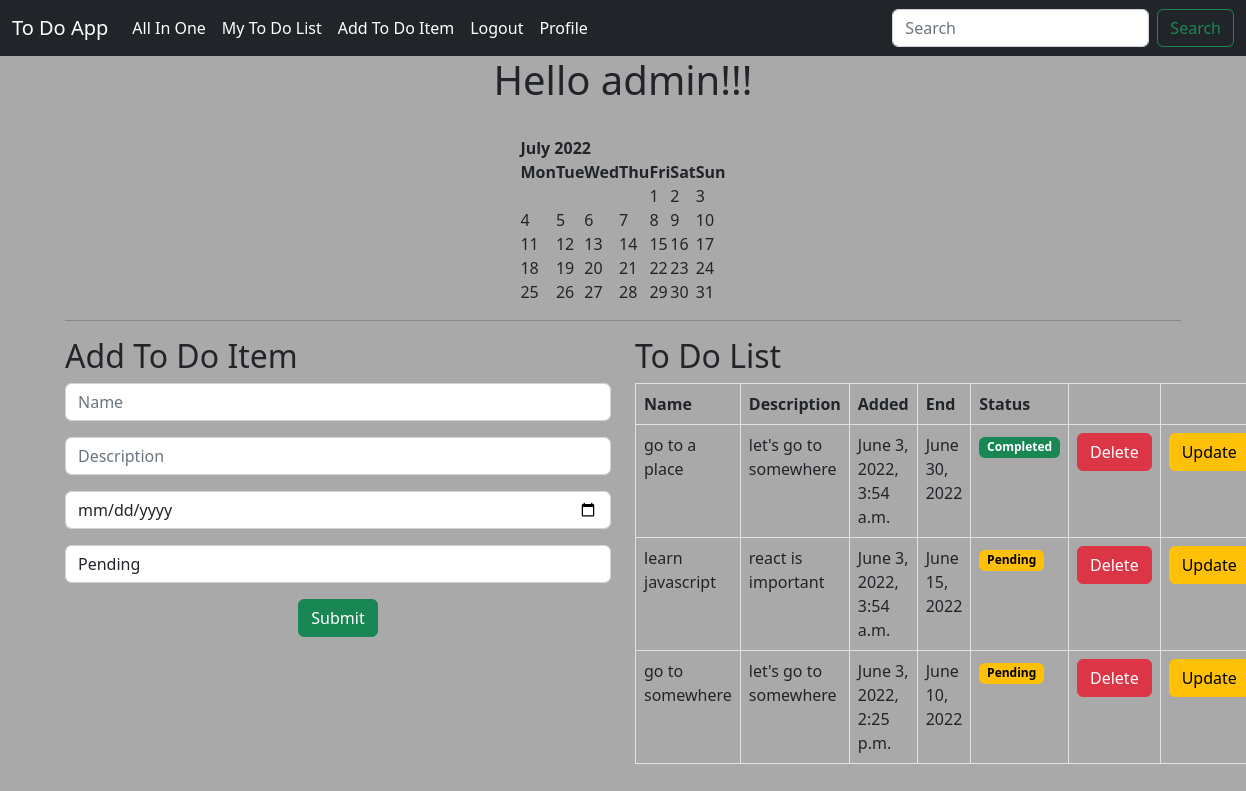
The page /all_in_one (signed in) on the database its author committed.
### to_do_app/models.py (models this page shows, shortened)
class ToDoList(models.Model):
    user = models.ForeignKey(User, on_delete=models.CASCADE, blank=False, null=False)
    name = models.CharField(max_length=100, blank=False, null=False)
    description = models.TextField(blank=True, null=True)
    date_added = models.DateTimeField()
    date_end = models.DateField()
    Completed = "Completed"
    Pending = "Pending"
    status_choices = [
        (Completed, "Completed"),
        (Pending, "Pending")
    ]
    status = models.CharField(choices=status_choices, max_length=10, default=Pending)

### to_do_app/views.py (the view)
# urls.py: path("all_in_one", views.all_in_one, name="all_in_one"),
def all_in_one(request):
    year = datetime.datetime.now().year
    month = datetime.datetime.now().month
    cal = HTMLCalendar().formatmonth(year, month)
    if request.method == "POST":
        form = ToDoListForm(request.POST)
        if form.is_valid():
            item = form.save(commit=False)
            item.user = request.user
            item.date_added = datetime.datetime.now()
            item.save()
            return redirect("all_in_one")
    else:
        form = ToDoListForm()
    if request.user.is_authenticated:
        items = ToDoList.objects.filter(user=request.user)
    else:
        items = []
    return render(request, "all_in_one.html", {
        "calendar": cal,
        "form": form,
        "items": items,
    })

### to_do_app/forms.py
class ToDoListForm(ModelForm):
    class Meta:
        model = ToDoList
        fields = ["name", "description", "date_end", "status"]
        labels = {
            "name": "",
            "description": "",
            "date_end": "",
            "status": ""
        }
        widgets = {
            "name": forms.TextInput(attrs={"class": "form-control", "placeholder": "Name"}),
            "description": forms.TextInput(attrs={"class": "form-control", "placeholder": "Description"}),
            "date_end": forms.DateInput(attrs={"class": "form-control", "placeholder": "Date End", "type": "date"}),
            "status": forms.Select(attrs={"class": "form-control"})
        }

### to_do_app/templates/all_in_one.html (shortened to what this page needs)
{% extends 'base.html' %}
{% block content %}
<div class="container">
    {% if user.is_authenticated %}
    <div class="row justify-content-center">
        <div class="col">
            <center>
                <h1>Hello {{ user }}!!!</h1>
                <br>
                {{ calendar|safe }}
            </center>
        </div>
    </div>
    <hr>
    <div class="row justify-content-center">
        <div class="col-6">
            <h2>Add To Do Item</h2>
            <form action="" method="post">
                {{ form.as_p }}
                <center>
                    <button type="submit" class="btn btn-success">Submit</button>
                </center>
            </form>
        </div>
        <div class="col-6">
            <h2>To Do List</h2>
            <table class="table table-bordered">
                <thead>
                <tr>
                    <th>Name</th>
                    <th>Description</th>
                    <th>Added</th>
                    <th>End</th>
                    <th>Status</th>
                    <th></th>
                    <th></th>
                </tr>
                </thead>
                {% for item in items %}
                <tr>
                    <td>
                        {{ item.name }}
                    </td>
                    <td>
                        {{ item.description }}
                    </td>
                    <td>
                        {{ item.date_added }}
                    </td>
                    <td>
                        {{ item.date_end }}
                    </td>
                    <td>
                        {% if item.status == 'Completed' %}
                        <span class="badge text-bg-success">{{ item.status }}</span>
                        {% else %}
                        <span class="badge text-bg-warning">{{ item.status }}</span>
                        {% endif %}
                    </td>
                    <td>
                        <a href="{% url 'delete_to_do_item' item.id %}">
                            <button type="button" class="btn btn-danger">Delete</button>
                        </a>
                    </td>
                    <td>
                        <a href="{% url 'update_to_do_item' item.id %}">
                            <button type="button" class="btn btn-warning">Update</button>
                        </a>
                    </td>
                </tr>
                {% endfor %}
            </table>
        </div>
    </div>
    {% else %}
    <div class="alert alert-danger" role="alert">
        You Must Login To Access This Page!!!
    </div>
    {% endif %}
</div>
{% endblock %}

### static/css/base.css (style rules this page uses)
body { background-color: darkgrey; }

### rows shown on the page
ToDoList: name "go to a place", description "let's go to somewhere", date_added "June 3, 2022, 3:54 a.m.", date_end "June 30, 2022", status "Completed"
ToDoList: name "learn javascript", description "react is important", date_added "June 3, 2022, 3:54 a.m.", date_end "June 15, 2022", status "Pending"
ToDoList: name "go to somewhere", description "let's go to somewhere", date_added "June 3, 2022, 2:25 p.m.", date_end "June 10, 2022", status "Pending"

### other values the page prints
{{ user }} "admin"
{{ calendar|safe }} "July 2022 Mon Tue Wed Thu Fri Sat Sun 1 2 3 4 5 6 7 8 9 10 11 12 13 14 15 16 17 18 19 20 21 22 23 24 25 26 27 28 29 30 31"
